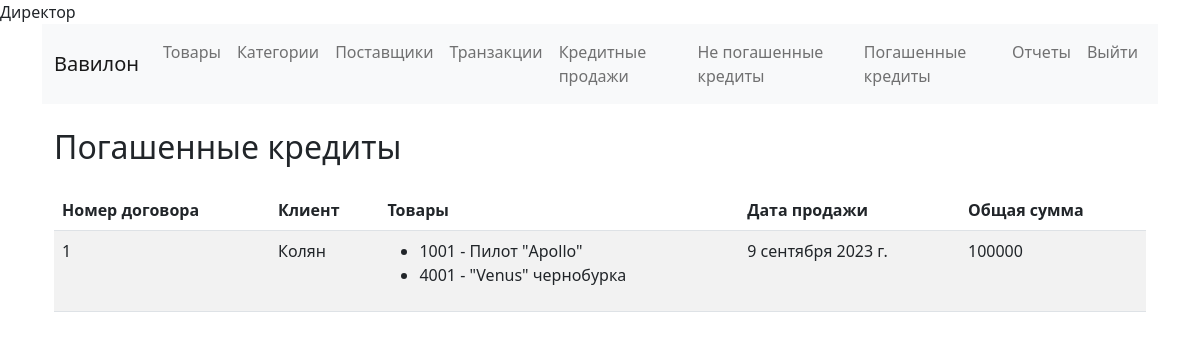
Page /settled_credits/ (signed in) on the committed database.
### inventory/models.py (models this page shows, shortened)
class CreditSale(models.Model):
    products = models.ManyToManyField(Product, verbose_name='Товары')
    contract_number = models.CharField(max_length=20, unique=True,default=0)
    customer_name = models.CharField(max_length=100,default=0)
    customer_phone = models.CharField(max_length=15,default=0)
    customer_email = models.EmailField(default=0)
    sale_date = models.DateField()
    total_price = models.IntegerField()
    down_payment = models.DecimalField(max_digits=10, decimal_places=2, default=0)
    credit_months = models.PositiveIntegerField(default=12)
    monthly_payment = models.DecimalField(max_digits=10, decimal_places=2,default=0)
    settled = models.BooleanField(default=False)
    _remaining_amount = models.DecimalField(max_digits=10, decimal_places=2,default=0)
    @property
    def remaining_amount(self):
        return self._remaining_amount

class Product(models.Model):
    GENDER_CHOICES = (
        ('М', 'Мужской'),
        ('Ж', 'Женский'),
        ('У', 'Унисекс'),
    )
    gender = models.CharField("Гендер",max_length=1, choices=GENDER_CHOICES, default='У')
    name = models.CharField("Название",max_length=100)
    sku = models.CharField("Артикул",max_length=50, unique=True)
    category = models.ForeignKey(Category, on_delete=models.PROTECT, verbose_name='Категория')
    manufacturer = models.CharField("Фирма",max_length=100)
    country_of_manufacture = CountryField(blank_label='Выберите страну', verbose_name='Страна производителя', null=True, blank=True)
    supplier = models.ForeignKey(Supplier, on_delete=models.SET_NULL, null=True, blank=True, verbose_name='Поставщик')
    date_received = models.DateField("Дата поступления",default=timezone.now)
    purchase_price = models.DecimalField("Цена закупки",max_digits=10, decimal_places=2, default=0)
    sale_price = models.DecimalField("Цена",max_digits=10, decimal_places=2)
    discounted_price = models.DecimalField("Цена со скидкой",max_digits=10, decimal_places=2, null=True, blank=True)
    size = models.CharField("Размер", max_length=50, default='0')
    color = models.CharField("Цвет", max_length=50, default='не задан')
    IN_STOCK = 'in_stock'
    SOLD = 'sold'
    WRITTEN_OFF = 'written_off'
    STATUS_CHOICES = [
        (IN_STOCK, 'На складе'),
        (SOLD, 'Продан'),
        (WRITTEN_OFF, 'Списан'),
    ]
    status = models.CharField(
        max_length=20,
        choices=STATUS_CHOICES,
        default=IN_STOCK,
    )

### inventory/views.py (the view)
# urls.py: path('settled_credits/', views.settled_credits, name='settled_credits'),
@login_required
def settled_credits(request):
    settled_credit_sales = CreditSale.objects.annotate(
        paid_amount=Coalesce(
            Sum('creditpayment__amount', filter=Q(creditpayment__paid=True)), Value(0), output_field=FloatField()
        ),
    ).annotate(
        remaining_amount_value=ExpressionWrapper(F('total_price') - F('paid_amount'), output_field=FloatField())
    ).filter(remaining_amount_value__lte=0)  # Добавьте этот фильтр
    return render(request, 'inventory/settled_credits.html', {'settled_credit_sales': settled_credit_sales})

### inventory/templates/inventory/settled_credits.html
{% extends 'base.html' %}
{% block content %}
    <div class="container">
        <h2 class="my-4">Погашенные кредиты</h2>
        <table class="table table-striped">
            <thead>
                <tr>
                    <th>Номер договора</th>
                    <th>Клиент</th>
                    <th>Товары</th>
                    <th>Дата продажи</th>
                    <th>Общая сумма</th>
                </tr>
            </thead>
            <tbody>
                {% for settled_credit_sale in settled_credit_sales %}
                    <tr>
                        <td>{{ settled_credit_sale.contract_number }}</td>
                        <td>{{ settled_credit_sale.customer_name }}</td>
                        <td>
                            <ul>
                              {% for product in settled_credit_sale.products.all %}
                                <li>{{ product.sku }} - {{ product.name }}</li>
                              {% endfor %}
                            </ul>
                        </td>
                        <td>{{ settled_credit_sale.sale_date }}</td>
                        <td>{{ settled_credit_sale.total_price }}</td>
                    </tr>
                {% empty %}
                    <tr>
                        <td colspan="5">Нет погашенных кредитов</td>
                    </tr>
                {% endfor %}
            </tbody>
        </table>
    </div>
{% endblock %}

### rows in the picture
CreditSale: contract_number "1", customer_name "Колян", sale_date "9 сентября 2023 г.", total_price "100000"
Product: sku "1001", name "Пилот \"Apollo\""
Product: sku "4001", name "\"Venus\" чернобурка"
